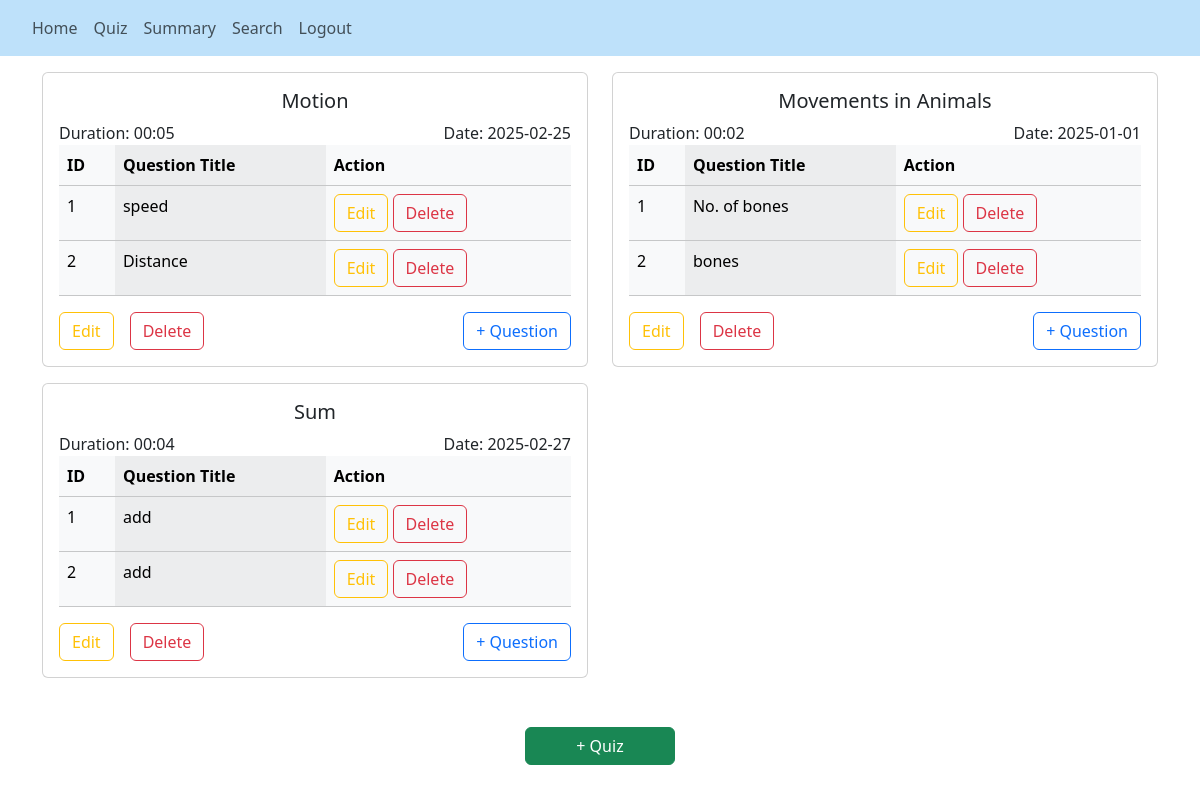
Before: /admin_quiz (signed in) with the older database file.
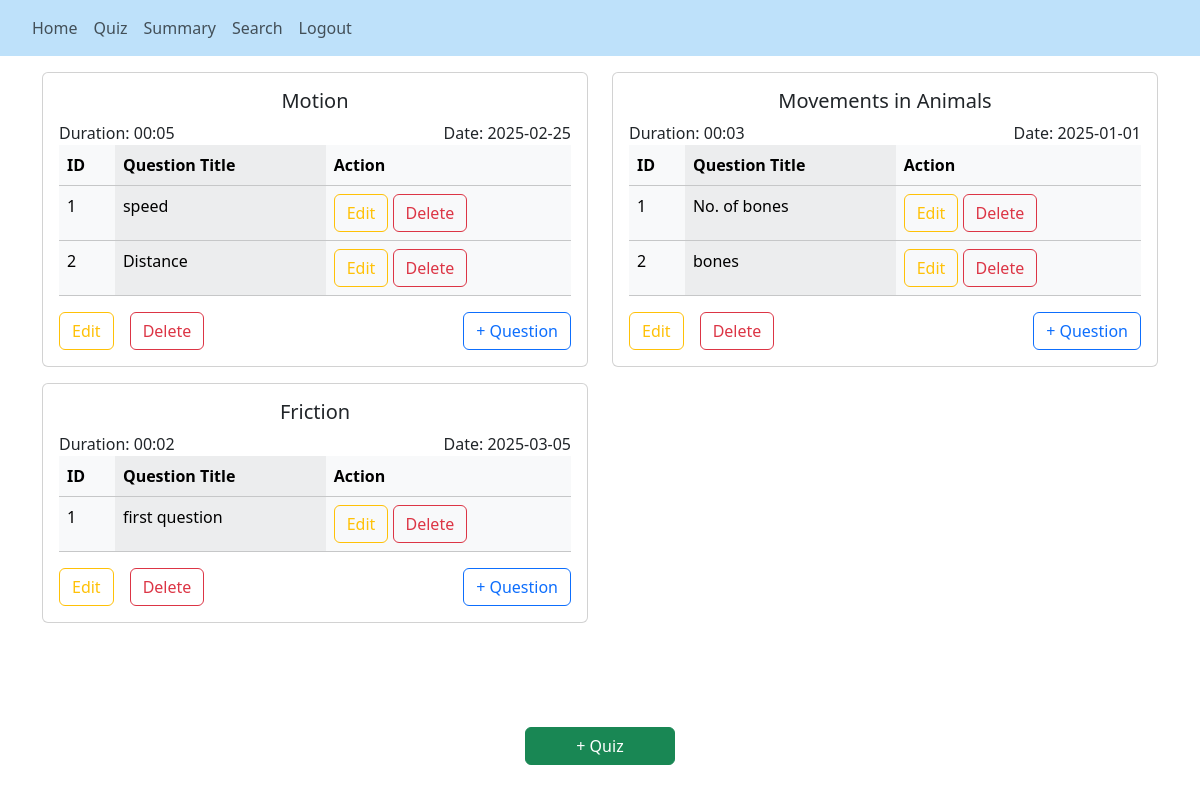
After: the same page with the newer database file.
### backend/models.py (models this page shows)
class Quiz(db.Model):
    __tablename__ = "quiz"
    id = db.Column(db.Integer, primary_key=True)
    date = db.Column(db.Date, nullable=False)
    duration = db.Column(db.Integer, nullable=False)
    chapter_id = db.Column(db.Integer, db.ForeignKey('chapter.id'), nullable=False)
    questions = db.relationship('Question', backref='quiz', lazy=True)
    scores = db.relationship('Score', backref='quiz', lazy=True)

class Chapter(db.Model):
    __tablename__ = "chapter"
    id = db.Column(db.Integer, primary_key=True)
    name = db.Column(db.String(100), nullable=False)
    desc = db.Column(db.String(200), nullable=False, default="No Description")
    subject_id = db.Column(db.Integer, db.ForeignKey('subject.id'), nullable=False)
    quizzes = db.relationship('Quiz', backref='chapter', lazy=True)

class Question(db.Model):
    __tablename__ = "question"
    id = db.Column(db.Integer, primary_key=True)
    title = db.Column(db.String(100), nullable=False)
    question_stmt = db.Column(db.String(250), nullable=False)
    option_a = db.Column(db.String(250), nullable=False)
    option_b = db.Column(db.String(250), nullable=False)
    option_c = db.Column(db.String(250), nullable=False)
    option_d = db.Column(db.String(250), nullable=False)
    correct_option = db.Column(db.String(1), nullable=False)  # a, b, c, or d
    quiz_id = db.Column(db.Integer, db.ForeignKey('quiz.id'), nullable=False)

### backend/controllers.py (the view)
@app.route("/admin_quiz")
@login_required
def admin_quiz():
    quizzes = Quiz.query.order_by(Quiz.id).all()
    questions = Question.query.order_by(Question.id).all()
    return render_template('admin_quiz.html', user=current_user, quizzes=quizzes, questions=questions)

### app.py (called while the page is built)
def start():
    quiz_app = Flask(__name__)
    quiz_app.config["SQLALCHEMY_DATABASE_URI"]="sqlite:///quiz_db.sqlite3"
    quiz_app.config["SECRET_KEY"] = "this_is_a_secret_for_quiz_app"
    db.init_app(quiz_app)
    quiz_app.app_context().push()
    quiz_app.debug = True
    db.create_all()
    create_admin()
    login_manager = LoginManager()
    login_manager.login_view = 'login'
    login_manager.init_app(quiz_app)
    @login_manager.user_loader
    def load_user(id):
        return User.query.get(int(id))
    print("Quiz app is running... ")

### templates/admin_quiz.html (shortened to what this page needs)
{% extends "base.html"%}
{% block nav %}
<nav class="navbar navbar-expand-lg navbar-light">
  <div class="collapse navbar-collapse mx-4" id="navbarSupportedContent">
    <ul class="navbar-nav mr-auto">
      <li class="nav-item active">
        <a class="nav-link" href="/admin">Home</a>
      </li>
      <li class="nav-item">
        <a class="nav-link" href="/admin_quiz">Quiz</a>
      </li>
      <li class="nav-item">
        <a class="nav-link" href="/admin_summary">Summary</a>
      </li>
      <li class="nav-item">
        <a class="nav-link" href="/admin/search">Search</a>
      </li>
      <li class="nav-item">
        <a class="nav-link" href="/logout">Logout</a>
      </li>
    </ul>
  </div>
</nav>
{% endblock %}
{% block content %}
<div class="container mb-5">
  <div class="row">
    {% if quizzes %}
    {% for quiz in quizzes %}
    <div class="col-lg-6">
      <div class="card mt-3">
        <div class="card-body table-responsive">
          <h5 class="card-title text-center">{{ quiz.chapter.name }}</h5>
          <div class="d-flex justify-content-between">
            <div>Duration: {{quiz.duration}}</div>
            <div>Date: {{quiz.date}}</div>
          </div>
          {% if questions %}
          <table class="table table-light table-striped-columns">
            <thead>
              <tr>
                <th>ID</th>
                <th>Question Title</th>
                <th>Action</th>
              </tr>
            </thead>
            <tbody>
            {% for question in quiz.questions %}
              <tr>
                <td>{{loop.index}}</td>
                <td>{{question.title}}</td>
                <td>
                  <a href="/question/{{ question.id }}/edit" class="btn btn-outline-warning">Edit</a>
                  <a href="/question/{{ question.id }}/delete" class="btn btn-outline-danger">Delete</a>
                </td>
              </tr>
              {% endfor %}
            </tbody>
          </table>
          {% else %}
          <p class="card-text">No Questions found</p>
          {% endif %}
          <a href="/quiz/{{ quiz.id }}/edit" class="btn btn-outline-warning float-start me-3">Edit</a>
          <a href="/quiz/{{ quiz.id }}/delete" class="btn btn-outline-danger float-start">Delete</a>
          <a href="/new_question/{{ quiz.id }}/" class="btn btn-outline-primary float-end">+ Question</a>
        </div>
      </div>
    </div>
    {% endfor %}
  </div>
  {% endif %}
</div>
<a href="/new_quiz" class="btn btn-success fixed-bottom-button">+ Quiz</a>
{% endblock %}

### templates/base.html (shortened to what this page needs)
<!DOCTYPE html>
<html lang="en">
  <head>
    <link
      href="https://cdn.jsdelivr.net/npm/bootstrap@5.3.3/dist/css/bootstrap.min.css"
      rel="stylesheet"
    />
  </head>
  <body>
    {% block nav %} {% endblock %}
    {% block content %}
    {% endblock %}
  </body>
</html>

### templates/admin_quiz.html (style rules this page uses)
nav { background-color: #bee1fa; }
.fixed-bottom-button { position: fixed; bottom: 35px; width:150px; left: 50%; transform: translateX(-50%); }

Changed rows visible on the page:
removed Quiz: chapter.name "Sum", duration "00:04", date "2025-02-27"
removed Question: title "add", shown under "Sum"
removed Question: title "add", shown under "Sum"
changed Quiz "Movements in Animals": duration "00:02" → "00:03"
added Quiz: chapter.name "Friction", duration "00:02", date "2025-03-05"
added Question: title "first question", shown under "Friction"
